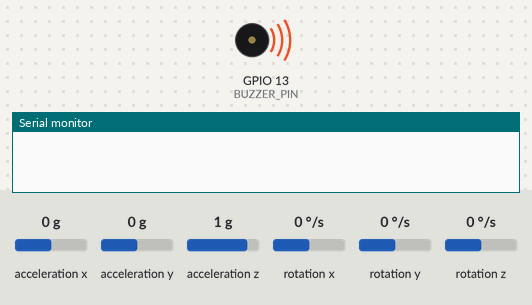
Bench run of a sketch on a simulated ESP32. Parts: buzzer (waves = sounding), the last lines printed to the serial monitor. The test bench sets the inputs (shaded band); at power-on: acceleration x 0 g, acceleration y 0 g, acceleration z 1 g, rotation x 0 °/s, rotation y 0 °/s, rotation z 0 °/s. Nothing arrives over Bluetooth unless stated; a phone connects over Bluetooth LE 3 s after start.

Above: at 0.1 s.
At 1.1 s:
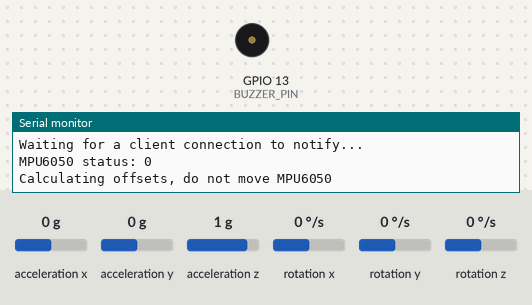
Timing chart, 0 to 2.6 s (numbered marks = the images above):
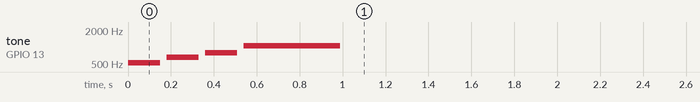

The sketch:

esp32-sensor-node.ino
```cpp
#include <Wire.h>
#include <MPU6050_light.h>
#include <BLEDevice.h>
#include <BLEServer.h>
#include <BLEUtils.h>
#include <BLE2902.h>

MPU6050 mpu(Wire);

const float FALL_THRESHOLD = 2.0;
const int FALL_DURATION = 500;
const int BUZZER_PIN = 13;

float prevTotalAcc = 1.0; // Previous total acceleration
unsigned long fallStartTime = 0;
bool fallingDetected = false;

// Warning tune
const int WARNING_TUNE_LENGTH = 8;
const int WARNING_NOTES[] = {262, 330, 392, 523, 523, 392, 330, 262}; // C4, E4, G4, C5, C5, G4, E4, C4
const int WARNING_NOTE_DURATIONS[] = {200, 200, 200, 400, 400, 200, 200, 400};

// Bootup chime
const int BOOTUP_TUNE_LENGTH = 4;
const int BOOTUP_NOTES[] = {523, 659, 784, 1047}; // C5, E5, G5, C6
const int BOOTUP_NOTE_DURATIONS[] = {150, 150, 150, 450};

// BLE server name
#define bleServerName "FallDetector"

// UUID (for service and characteristic)
#define SERVICE_UUID "91bad492-b950-4226-aa2b-4ede9fa42f59"
#define CHARACTERISTIC_UUID "cba1d466-344c-4be3-ab3f-189f80dd7518"

// BLE Server
BLEServer *pServer = NULL;
BLECharacteristic *pCharacteristic = NULL;
bool deviceConnected = false;

// Callback for client connection and disconnection
class MyServerCallbacks: public BLEServerCallbacks {
  void onConnect(BLEServer* pServer) {
    deviceConnected = true;
  };
  void onDisconnect(BLEServer* pServer) {
    deviceConnected = false;
  }
};

void setup() {
  Serial.begin(115200);
  Wire.begin();

  pinMode(BUZZER_PIN, OUTPUT);

  // Play bootup chime
  playBootupChime();

  // Initialize BLE
  setupBLE();

  byte status = mpu.begin();
  Serial.print(F("MPU6050 status: "));
  Serial.println(status);
  while(status!=0){ } // stop everything if could not connect to MPU6050 -- ERROR

  Serial.println(F("Calculating offsets, do not move MPU6050"));
  delay(1000);
  mpu.calcOffsets(); // gyro and accelero
  Serial.println("Done!\n");

  // Send bootup message over BLE
  sendBLEMessage("Device booted up and ready");
}

void loop() {
  mpu.update();

  float accX = mpu.getAccX();
  float accY = mpu.getAccY();
  float accZ = mpu.getAccZ();

  // Calculate total acceleration
  float totalAcc = sqrt(accX*accX + accY*accY + accZ*accZ);

  // Detect sudden change in acceleration
  if (abs(totalAcc - prevTotalAcc) > FALL_THRESHOLD) {
    if (!fallingDetected) {
      fallingDetected = true;
      fallStartTime = millis();
    }
  } else if (fallingDetected && (millis() - fallStartTime > FALL_DURATION)) {
    Serial.println("Fall detected!");
    playWarningTune();
    sendBLEMessage("Fall detected!");
    fallingDetected = false;
  }

  prevTotalAcc = totalAcc;

  delay(10); // Short delay for stability
}

void playWarningTune() {
  for (int i = 0; i < WARNING_TUNE_LENGTH; i++) {
    tone(BUZZER_PIN, WARNING_NOTES[i], WARNING_NOTE_DURATIONS[i]);
    delay(WARNING_NOTE_DURATIONS[i] + 50); // Add a small pause between notes
    noTone(BUZZER_PIN);
  }
}

void playBootupChime() {
  for (int i = 0; i < BOOTUP_TUNE_LENGTH; i++) {
    tone(BUZZER_PIN, BOOTUP_NOTES[i], BOOTUP_NOTE_DURATIONS[i]);
    delay(BOOTUP_NOTE_DURATIONS[i] + 30); // Add a small pause between notes
    noTone(BUZZER_PIN);
  }
}

void setupBLE() {
  // Create the BLE Device
  BLEDevice::init(bleServerName);

  // Create the BLE Server
  pServer = BLEDevice::createServer();
  pServer->setCallbacks(new MyServerCallbacks());

  // Create the BLE Service
  BLEService *pService = pServer->createService(SERVICE_UUID);

  // Create a BLE Characteristic
  pCharacteristic = pService->createCharacteristic(
                      CHARACTERISTIC_UUID,
                      BLECharacteristic::PROPERTY_NOTIFY
                    );

  // Create a BLE Descriptor
  pCharacteristic->addDescriptor(new BLE2902());

  // Start the service
  pService->start();

  // Start advertising
  BLEAdvertising *pAdvertising = BLEDevice::getAdvertising();
  pAdvertising->addServiceUUID(SERVICE_UUID);
  pAdvertising->setScanResponse(false);
  pAdvertising->setMinPreferred(0x0);  // set value to 0x00 to not advertise this parameter
  BLEDevice::startAdvertising();
  Serial.println("Waiting for a client connection to notify...");
}

void sendBLEMessage(const char* message) {
  if (deviceConnected) {
    pCharacteristic->setValue(message);
    pCharacteristic->notify();
    Serial.print("Sent over BLE: ");
    Serial.println(message);
  }
}
```
